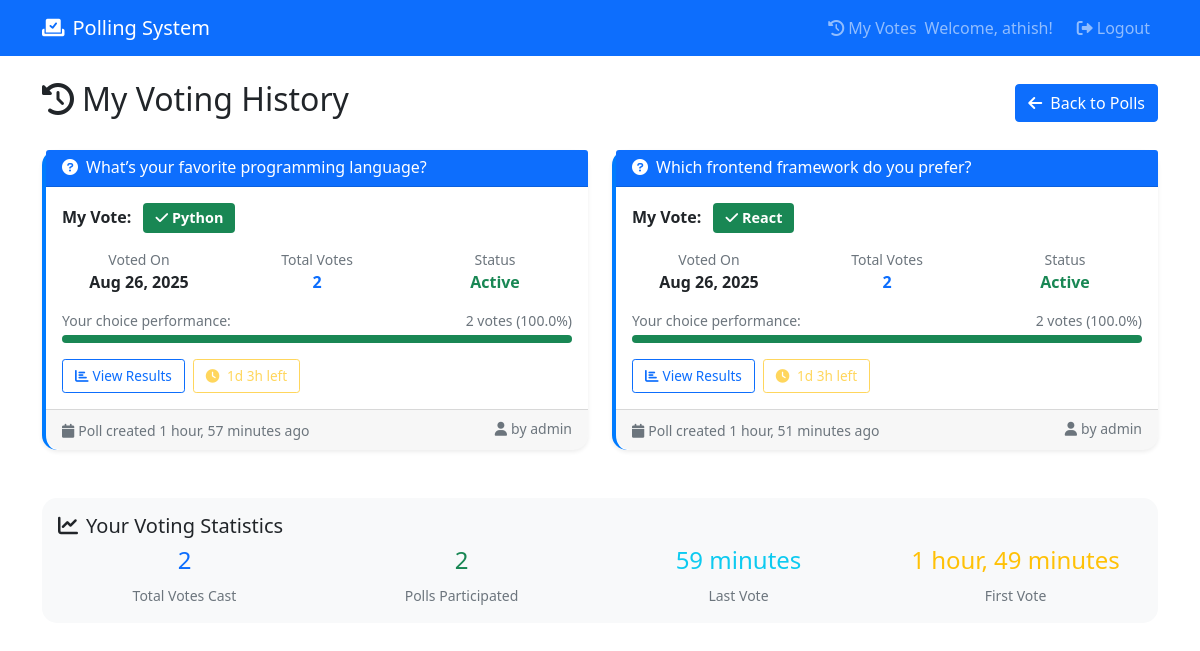
/my-votes/ (signed in), run on the app's committed database.
### poll/models.py (models this page shows, shortened)
class Vote(models.Model):
    user = models.ForeignKey(User, on_delete=models.CASCADE)
    poll = models.ForeignKey(Poll, on_delete=models.CASCADE)
    option = models.ForeignKey(Option, related_name='votes', on_delete=models.CASCADE)
    voted_at = models.DateTimeField(default=timezone.now)
    class Meta:
        unique_together = ('user', 'poll')

class Poll(models.Model):
    question = models.CharField(max_length=200)
    created_by = models.ForeignKey(User, on_delete=models.CASCADE)
    created_at = models.DateTimeField(default=timezone.now)
    expires_at = models.DateTimeField(null=True, blank=True)
    is_active = models.BooleanField(default=True)
    def total_votes(self):
        return Vote.objects.filter(poll=self).count()
    def is_expired(self):
        if self.expires_at:
            return timezone.now() > self.expires_at
        return False
    def time_remaining(self):
        if self.expires_at:
            remaining = self.expires_at - timezone.now()
            if remaining.total_seconds() > 0:
                days = remaining.days
                hours, remainder = divmod(remaining.seconds, 3600)
                minutes, _ = divmod(remainder, 60)
                return {'days': days, 'hours': hours, 'minutes': minutes}
        return None

class Option(models.Model):
    poll = models.ForeignKey(Poll, related_name='options', on_delete=models.CASCADE)
    text = models.CharField(max_length=100)
    def vote_count(self):
        return self.votes.count()
    def vote_percentage(self):
        total = self.poll.total_votes()
        if total == 0:
            return 0
        return (self.vote_count() / total) * 100

### poll/views.py (the view)
# urls.py: path('my-votes/', views.my_votes, name='my_votes'),
@login_required
def my_votes(request):
    user_votes = Vote.objects.filter(user=request.user).select_related('poll', 'option').order_by('-voted_at')
    return render(request, 'my_votes.html', {'user_votes': user_votes})

### templates/my_votes.html (shortened to what this page needs)
{% extends 'base.html' %}
{% block content %}
<div class="d-flex justify-content-between align-items-center mb-4">
    <h2><i class="fas fa-history me-2"></i>My Voting History</h2>
    <a href="{% url 'poll_list' %}" class="btn btn-primary">
        <i class="fas fa-arrow-left me-2"></i>Back to Polls
    </a>
</div>
{% if user_votes %}
    <div class="row">
        {% for vote in user_votes %}
            <div class="col-md-6 mb-4">
                <div class="card shadow-sm vote-card">
                    <div class="card-header bg-primary text-white">
                        <h6 class="mb-0">
                            <i class="fas fa-question-circle me-2"></i>{{ vote.poll.question }}
                        </h6>
                    </div>
                    <div class="card-body">
                        <div class="mb-3">
                            <strong>My Vote:</strong>
                            <span class="badge bg-success ms-2">
                                <i class="fas fa-check me-1"></i>{{ vote.option.text }}
                            </span>
                        </div>
                        <div class="row text-center mb-3">
                            <div class="col-4">
                                <small class="text-muted d-block">Voted On</small>
                                <strong>{{ vote.voted_at|date:"M d, Y" }}</strong>
                            </div>
                            <div class="col-4">
                                <small class="text-muted d-block">Total Votes</small>
                                <strong class="text-primary">{{ vote.poll.total_votes }}</strong>
                            </div>
                            <div class="col-4">
                                <small class="text-muted d-block">Status</small>
                                <strong class="{% if vote.poll.is_active and not vote.poll.is_expired %}text-success{% else %}text-secondary{% endif %}">
                                    {% if vote.poll.is_expired %}
                                        Expired
                                    {% elif vote.poll.is_active %}
                                        Active
                                    {% else %}
                                        Inactive
                                    {% endif %}
                                </strong>
                            </div>
                        </div>
                        <div class="mb-3">
                            <div class="d-flex justify-content-between align-items-center mb-1">
                                <small class="text-muted">Your choice performance:</small>
                                <small class="text-muted">
                                    {{ vote.option.vote_count }} votes ({{ vote.option.vote_percentage|floatformat:1 }}%)
                                </small>
                            </div>
                            <div class="progress" style="height: 8px;">
                                <div class="progress-bar bg-success"
                                     role="progressbar"
                                     style="width: {{ vote.option.vote_percentage }}%">
                                </div>
                            </div>
                        </div>
                        <div class="d-flex gap-2">
                            <a href="{% url 'poll_results' vote.poll.id %}" class="btn btn-outline-primary btn-sm">
                                <i class="fas fa-chart-bar me-1"></i>View Results
                            </a>
                            {% if vote.poll.expires_at and not vote.poll.is_expired %}
                                <span class="btn btn-outline-warning btn-sm disabled">
                                    <i class="fas fa-clock me-1"></i>
                                    {% with time_remaining=vote.poll.time_remaining %}
                                        {% if time_remaining %}
                                            {{ time_remaining.days }}d {{ time_remaining.hours }}h left
                                        {% endif %}
                                    {% endwith %}
                                </span>
                            {% endif %}
                        </div>
                    </div>
                    <div class="card-footer text-muted">
                        <small>
                            <i class="fas fa-calendar me-1"></i>Poll created {{ vote.poll.created_at|timesince }} ago
                            <span class="float-end">
                                <i class="fas fa-user me-1"></i>by {{ vote.poll.created_by.username }}
                            </span>
                        </small>
                    </div>
                </div>
            </div>
        {% endfor %}
    </div>
    <div class="row mt-4">
        <div class="col-12">
            <div class="card bg-light">
                <div class="card-body">
                    <h5 class="card-title"><i class="fas fa-chart-line me-2"></i>Your Voting Statistics</h5>
                    <div class="row text-center">
                        <div class="col-md-3">
                            <h4 class="text-primary">{{ user_votes.count }}</h4>
                            <small class="text-muted">Total Votes Cast</small>
                        </div>
                        <div class="col-md-3">
                            <h4 class="text-success">{{ user_votes.count }}</h4>
                            <small class="text-muted">Polls Participated</small>
                        </div>
                        <div class="col-md-3">
                            <h4 class="text-info">
                                {% if user_votes %}
                                    {{ user_votes.first.voted_at|timesince }}
                                {% else %}
                                    -
                                {% endif %}
                            </h4>
                            <small class="text-muted">Last Vote</small>
                        </div>
                        <div class="col-md-3">
                            <h4 class="text-warning">
                                {% if user_votes %}
                                    {{ user_votes.last.voted_at|timesince }}
                                {% else %}
                                    -
                                {% endif %}
                            </h4>
                            <small class="text-muted">First Vote</small>
                        </div>
                    </div>
                </div>
            </div>
        </div>
    </div>
{% endif %}
{% endblock %}

### templates/base.html (shortened to what this page needs)
<!DOCTYPE html>
<html lang="en">
<head>
    <link href="https://cdn.jsdelivr.net/npm/bootstrap@5.1.3/dist/css/bootstrap.min.css" rel="stylesheet">
    <link href="https://cdnjs.cloudflare.com/ajax/libs/font-awesome/6.0.0/css/all.min.css" rel="stylesheet">
</head>
<body>
    <nav class="navbar navbar-expand-lg navbar-dark bg-primary">
        <div class="container">
            <a class="navbar-brand" href="{% url 'poll_list' %}">
                <i class="fas fa-vote-yea me-2"></i>Polling System
            </a>
            <div class="navbar-nav ms-auto">
                {% if user.is_authenticated %}
                    <a class="nav-link" href="{% url 'my_votes' %}">
                        <i class="fas fa-history me-1"></i>My Votes
                    </a>
                    <span class="navbar-text me-3">
                        Welcome, {{ user.username }}!
                    </span>
                    <a class="nav-link" href="{% url 'logout' %}">
                        <i class="fas fa-sign-out-alt me-1"></i>Logout
                    </a>
                {% endif %}
            </div>
        </div>
    </nav>
    <main class="container mt-4">
        {% block content %}
        {% endblock %}
    </main>
</body>
</html>

### templates/my_votes.html (style rules this page uses)
.vote-card { border-radius: 15px; border: none; transition: all 0.3s ease; border-left: 4px solid #007bff; }
.badge { font-size: 0.9rem; padding: 8px 12px; }
.progress { border-radius: 10px; background-color: #e9ecef; }
.card-footer { background: rgba(0,0,0,0.03); border-radius: 0 0 15px 15px !important; }
.btn-sm { font-size: 0.85rem; padding: 6px 12px; }
.card.bg-light { border-radius: 15px; border: none; }

### data on the page
Vote: poll.question "What’s your favorite programming language?", option.text "Python", voted_at "Aug 26, 2025", poll.total_votes "2", shows "Active", option.vote_count "2", option.vote_percentage "100.0", poll.time_remaining.days "1", poll.time_remaining.hours "3", poll.created_at "1 hour, 57 minutes", poll.created_by.username "admin", first.voted_at "59 minutes"
Vote: poll.question "Which frontend framework do you prefer?", option.text "React", voted_at "Aug 26, 2025", poll.total_votes "2", shows "Active", option.vote_count "2", option.vote_percentage "100.0", poll.time_remaining.days "1", poll.time_remaining.hours "3", poll.created_at "1 hour, 51 minutes", poll.created_by.username "admin", last.voted_at "1 hour, 49 minutes"

### other printed values
{{ user.username }} "athish"
{{ user_votes.count }} "2"
